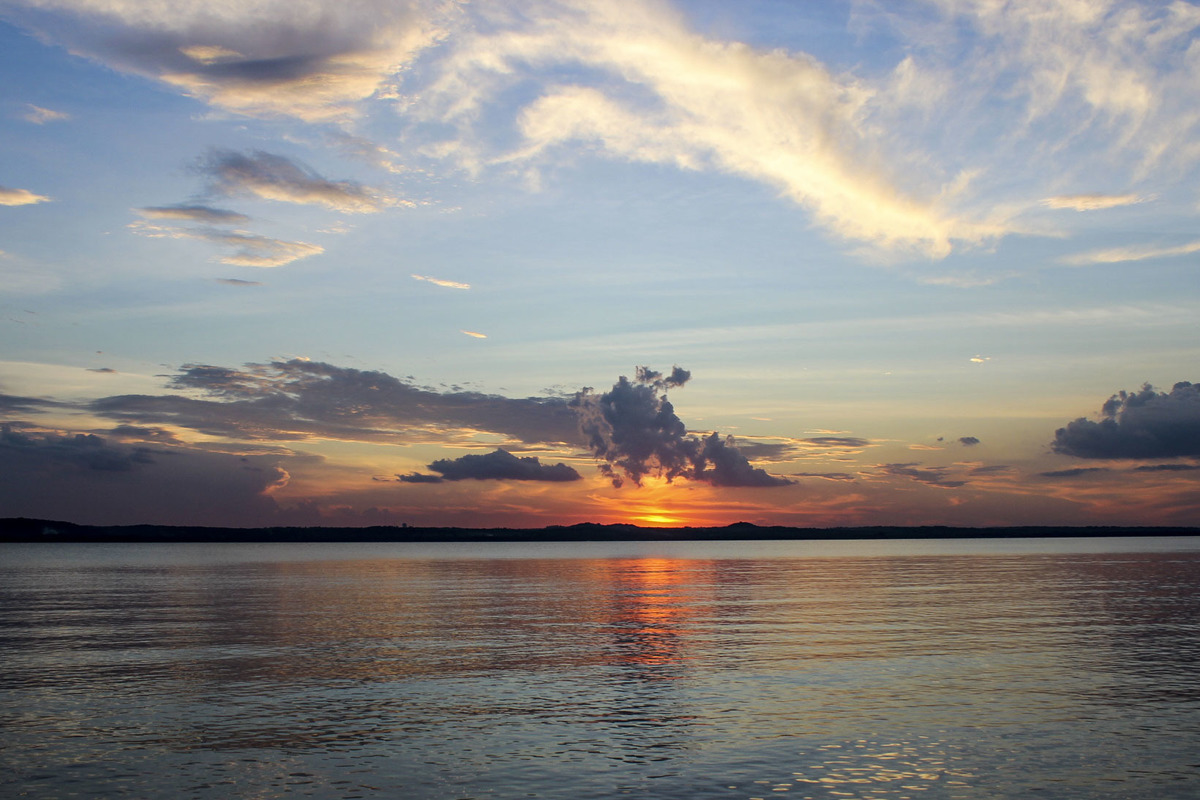
#> input picture img/atardecer.jpg, 1200 x 800 px, found by its file name
$ python textura.py   (older library calls are emulated)
#> lines starting #> are read from the running program, lines starting #| are printed output that depends on the picture
#> further down, imagen_ejemplo is the input picture: shape (800, 1200, 3); mean B, G, R 133.4, 134.9, 137.6
import cv2
import numpy as np
from matplotlib import pyplot as plt

def analizar_textura(imagen):
    # Convertir la imagen a escala de grises
    imagen_gris = cv2.cvtColor(imagen, cv2.COLOR_BGR2GRAY)
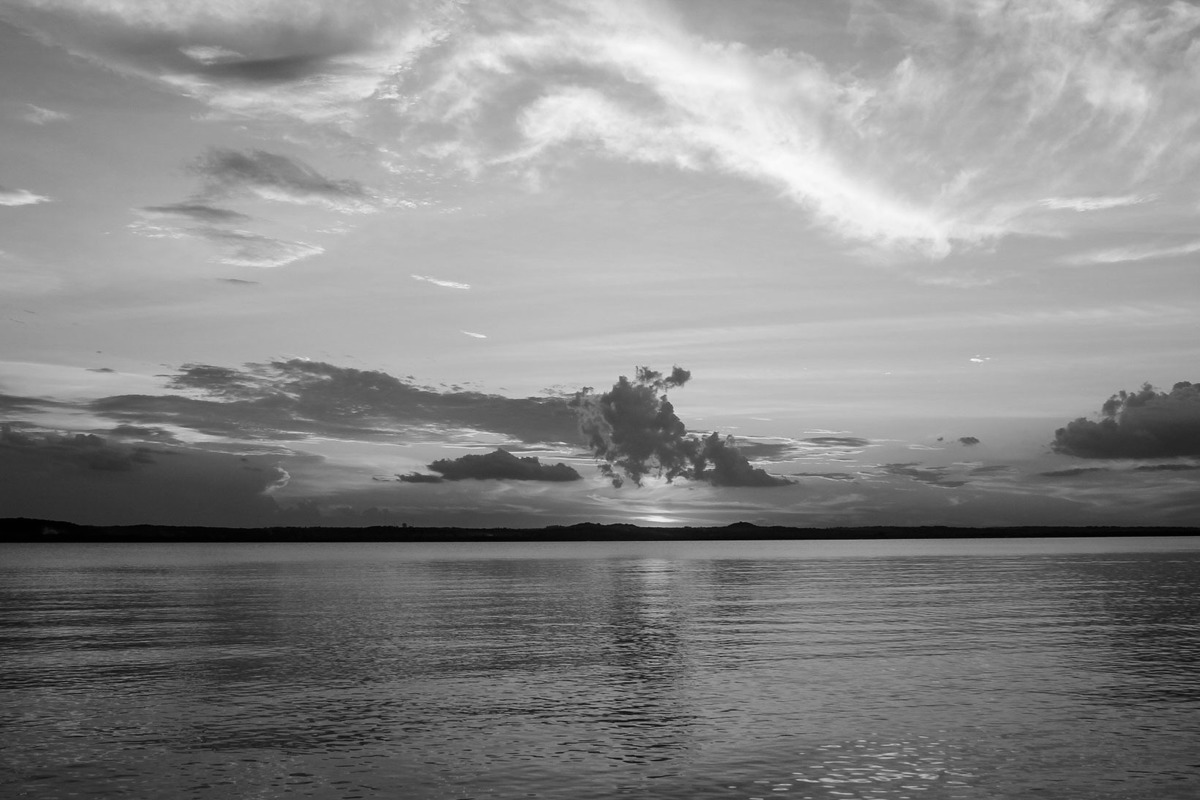
#> imagen_gris: shape (800, 1200); min 0, max 251, mean 135.6

    # Especificar parámetros del filtro de Gabor
    kernel_size = 31
    theta = np.pi / 4
    sigma = 5
    lambd = 20.0
    gamma = 0.25

    # Crear el kernel de Gabor
    kernel = cv2.getGaborKernel((kernel_size, kernel_size), sigma, theta, lambd, gamma, 0, ktype=cv2.CV_32F)

    # Aplicar el filtro de Gabor a la imagen
    imagen_filtrada = cv2.filter2D(imagen_gris, cv2.CV_8UC3, kernel)
#> imagen_filtrada: shape (800, 1200); every value is 255

    # Mostrar la imagen original y la imagen filtrada
    plt.subplot(121), plt.imshow(imagen_gris, cmap='gray'), plt.title('Imagen Original')
    plt.subplot(122), plt.imshow(imagen_filtrada, cmap='gray'), plt.title('Imagen Filtrada con Gabor')
    plt.show()
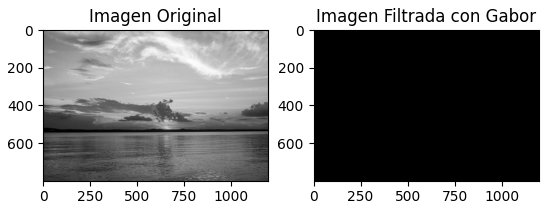
#> figure drawn by matplotlib, 2 panels

# Ejemplo de uso
imagen_ejemplo = cv2.imread('/Users/lichi/Desktop/Tesis/detector-obstaculos-logica-difusa/img/atardecer.jpg')
analizar_textura(imagen_ejemplo)

$ run again, with img/1366.jpg copied over img/atardecer.jpg
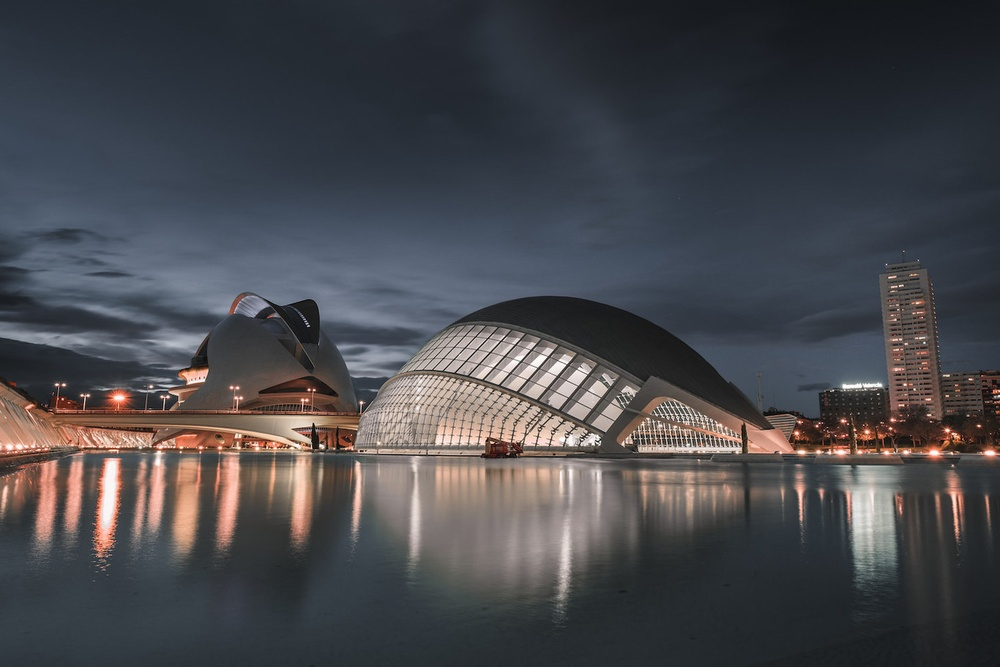
#> input picture img/1366.jpg, 1000 x 667 px, shrunk from 1366 x 911 before the run, found by its file name
#> imagen_ejemplo is the input picture: shape (667, 1000, 3); mean B, G, R 75.9, 71.5, 71.2
#> in analizar_textura, `imagen_gris = cv2.cvtColor(imagen, cv2.COLOR_BGR2GRAY)`:
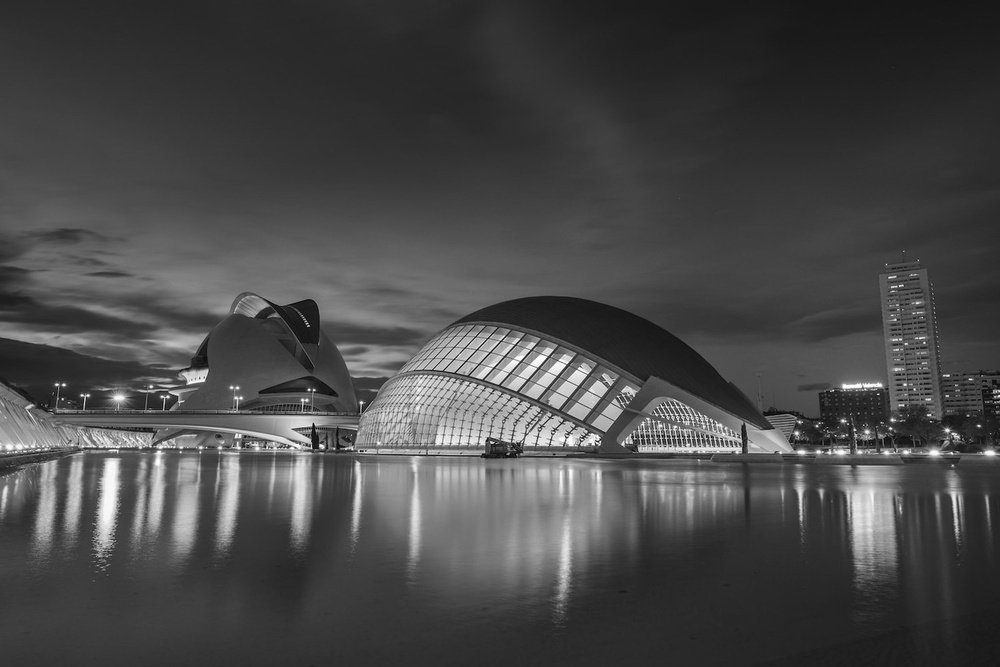
#> imagen_gris: shape (667, 1000); min 2, max 255, mean 72
#> imagen_filtrada: shape (667, 1000); every value is 255
#> in analizar_textura, `plt.show()`:
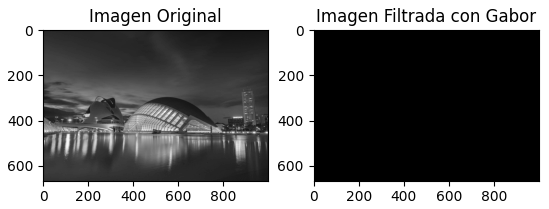
#> figure drawn by matplotlib, 2 panels
